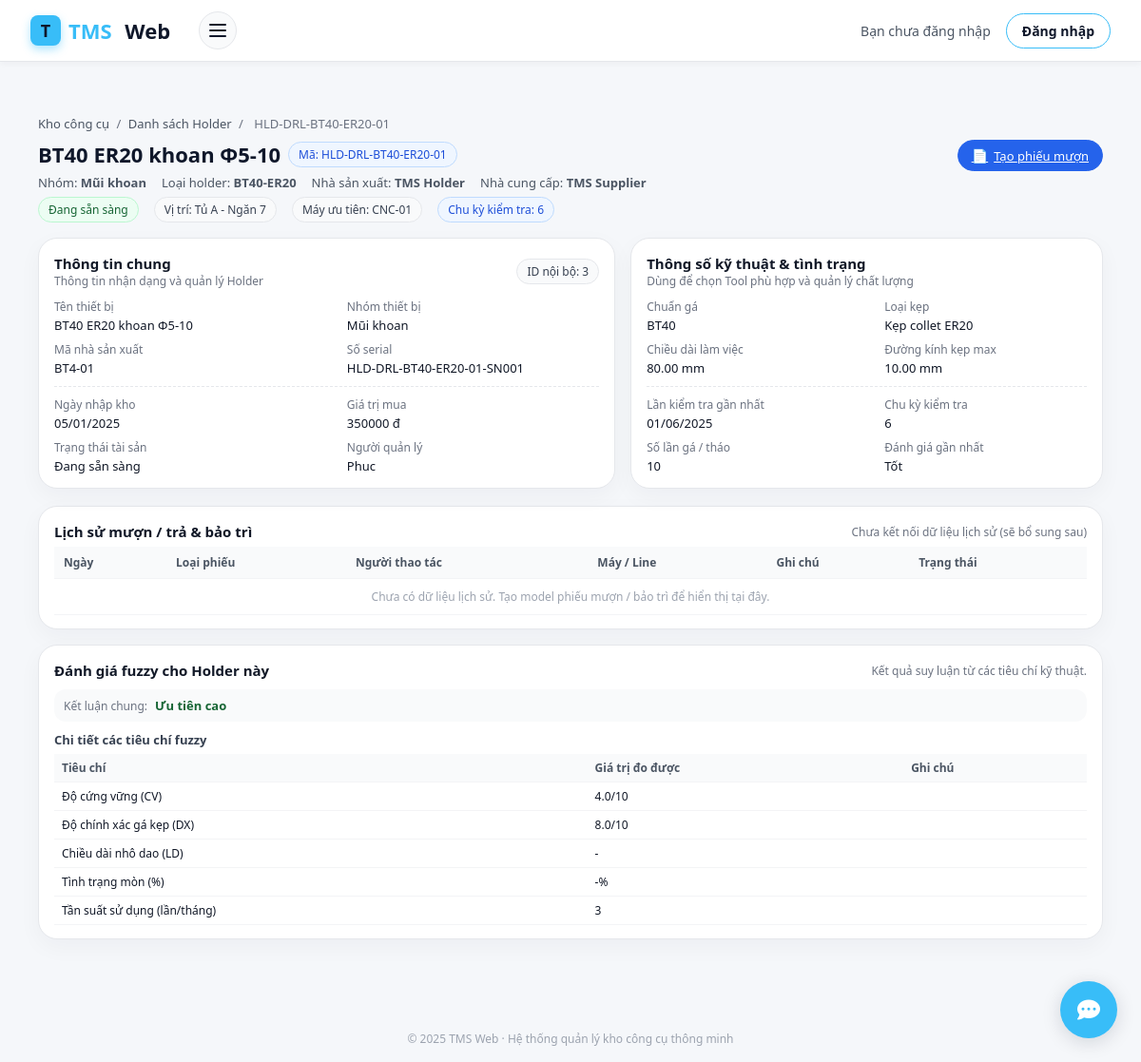
The app's page /holder/holders/3/, older data.
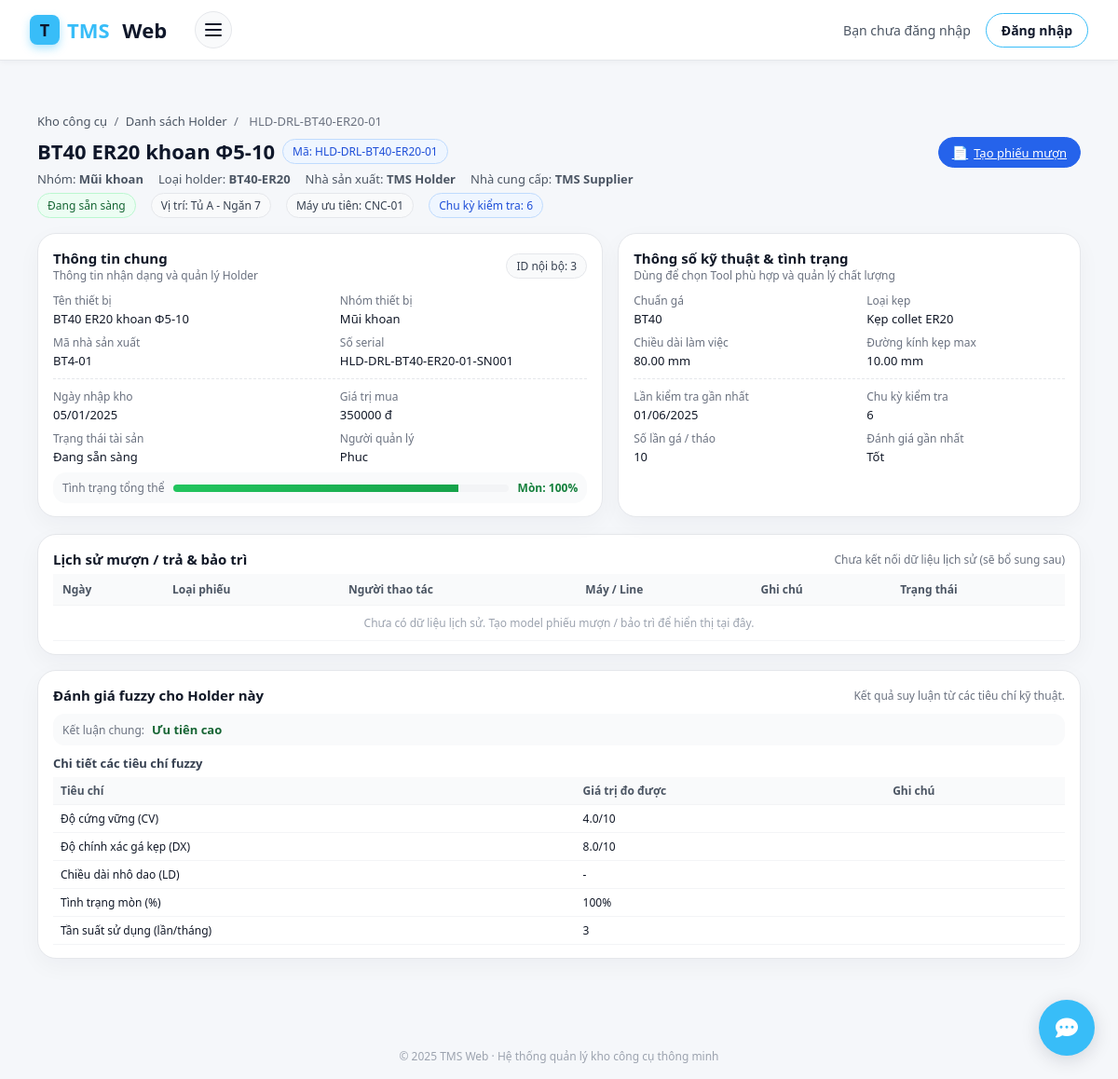
The same page, newer data.
### holder/models.py (models this page shows, shortened)
class Holder(models.Model):
    ten_thiet_bi = models.CharField(max_length=200)
    nhom_thiet_bi = models.CharField(max_length=100)
    ma_noi_bo = models.CharField(max_length=50, unique=True)
    ma_nha_sx = models.CharField(max_length=100)
    loai_holder = models.CharField(max_length=100, blank=True, null=True)
    so_serial = models.CharField(max_length=100, blank=True, null=True)
    nha_san_xuat = models.CharField(max_length=100, blank=True, null=True)
    nha_cung_cap = models.CharField(max_length=150, blank=True, null=True)
    nguoi_quan_ly = models.CharField(max_length=100, blank=True, null=True)
    TRANG_THAI_CHOICES = [
        ("dang_su_dung", "Đang sẵn sàng"),
        ("dang_bao_tri", "Đang bảo trì"),
        ("ngung_su_dung", "Ngừng sử dụng"),
        ("dang_duoc_muon", "Đang được mượn"),
    ]
    trang_thai_tai_san = models.CharField(
        max_length=20,
        choices=TRANG_THAI_CHOICES,
        blank=True,
        null=True,
    )
    chuan_ga = models.CharField(max_length=50, blank=True, null=True)
    loai_kep = models.CharField(max_length=50, blank=True, null=True)
    chieu_dai_lam_viec = models.DecimalField(
        max_digits=6, decimal_places=2, blank=True, null=True
    )
    duong_kinh_kep_max = models.DecimalField(
        max_digits=6, decimal_places=2, blank=True, null=True
    )
    tu = models.CharField(max_length=50, blank=True, null=True)
    ngan = models.CharField(max_length=50, blank=True, null=True)
    may_uu_tien = models.CharField(max_length=200, blank=True, null=True)
    ngay_nhap_kho = models.DateField(blank=True, null=True)
    gia_tri_mua = models.BigIntegerField(blank=True, null=True)
    chu_ky_kiem_tra = models.CharField(max_length=100, blank=True, null=True)
    lan_kiem_tra_gan_nhat = models.DateField(blank=True, null=True)
    so_lan_ga_thao = models.IntegerField(blank=True, null=True)
    danh_gia_gan_nhat = models.TextField(blank=True, null=True)
    cv = models.DecimalField(  # Độ cứng vững
        max_digits=4, decimal_places=1, blank=True, null=True
    )
    dx = models.DecimalField(  # Độ chính xác gá kẹp
        max_digits=4, decimal_places=1, blank=True, null=True
    )
    mon = models.IntegerField(blank=True, null=True)  # % mòn
    tan_suat = models.IntegerField(blank=True, null=True)  # lần/tháng
    ld = models.DecimalField(  # chiều dài nhô dao
        max_digits=6, decimal_places=2, blank=True, null=True
    )
    ket_luan_fuzzy = models.TextField(blank=True, null=True)
    tool_khuyen_dung = models.ManyToManyField(
        'tool.tool',          # hoặc 'Tool' nếu cùng app
        blank=True,
        related_name='holders_khuyen_dung',
        help_text="Các tool tương thích & khuyên dùng với holder này"
    )
    ma_nhom_tuong_thich = models.CharField(
        max_length=50,
        blank=True,
        null=True,
        help_text="Nếu 2 holder có cùng mã này thì coi như tương thích / thay thế cho nhau"
    )
    created_at = models.DateTimeField(auto_now_add=True)

### holder/views.py (the view)
# urls.py: path("", views.holder_profile, name="holder_profile"),  # /holder/
def holder_profile(request, pk):
    holder = get_object_or_404(Holder, pk=pk)
    return render(request, "holder_profile.html", {"holder": holder})

### templates/holder_profile.html (shortened to what the changed rows need)
{% extends "base.html" %}
{% block content %}
<div class="holder-page">
  <div class="hp-breadcrumb">
    <a href="#">Kho công cụ</a>
    <span>/</span>
    <a href="#">Danh sách Holder</a>
    <span>/</span>
    <span>{{ holder.ma_noi_bo }}</span>
  </div>
  <div class="hp-header">
    <div class="hp-title-block">
      <div class="hp-main-title-row">
        <div class="hp-main-title">
          {{ holder.ten_thiet_bi|default:"(Chưa có tên thiết bị)" }}
        </div>
        <div class="hp-main-code">
          Mã: {{ holder.ma_noi_bo|default:"-" }}
        </div>
      </div>
      <div class="hp-sub-row">
        <div>Nhóm: <strong>{{ holder.nhom_thiet_bi|default:"-" }}</strong></div>
        <div>Loại holder: <strong>{{ holder.loai_holder|default:"-" }}</strong></div>
        <div>Nhà sản xuất: <strong>{{ holder.nha_san_xuat|default:"-" }}</strong></div>
        <div>Nhà cung cấp: <strong>{{ holder.nha_cung_cap|default:"-" }}</strong></div>
      </div>
      <div class="hp-sub-row">
        {% if holder.trang_thai_tai_san == "dang_su_dung" %}
          <span class="hp-badge hp-badge-status-ok">
            {{ holder.get_trang_thai_tai_san_display }}
          </span>
        {% elif holder.trang_thai_tai_san == "dang_bao_tri" %}
          <span class="hp-badge hp-badge-status-maint">
            {{ holder.get_trang_thai_tai_san_display }}
          </span>
        {% elif holder.trang_thai_tai_san == "ngung_su_dung" %}
          <span class="hp-badge hp-badge-status-stop">
            {{ holder.get_trang_thai_tai_san_display }}
          </span>
        {% else %}
          <span class="hp-badge">Chưa đặt trạng thái</span>
        {% endif %}
        <span class="hp-badge">
          Vị trí:
          Tủ {{ holder.tu|default:"-" }} - Ngăn {{ holder.ngan|default:"-" }}
        </span>
        <span class="hp-badge">
          Máy ưu tiên: {{ holder.may_uu_tien|default:"-" }}
        </span>
        {% if holder.chu_ky_kiem_tra %}
        <span class="hp-badge hp-badge-status-maint">
          Chu kỳ kiểm tra: {{ holder.chu_ky_kiem_tra }}
        </span>
        {% endif %}
      </div>
    </div>
  </div>
  <div class="hp-layout">
    <div class="hp-card">
      <div class="hp-card-header">
        <div>
          <div class="hp-card-title">Thông tin chung</div>
          <div class="hp-card-sub">Thông tin nhận dạng và quản lý Holder</div>
        </div>
        <span class="hp-badge">ID nội bộ: {{ holder.id }}</span>
      </div>
      <div class="hp-info-grid">
        <div>
          <div class="hp-info-item-label">Tên thiết bị</div>
          <div class="hp-info-item-value">
            {{ holder.ten_thiet_bi|default:"-" }}
          </div>
        </div>
        <div>
          <div class="hp-info-item-label">Nhóm thiết bị</div>
          <div class="hp-info-item-value">
            {{ holder.nhom_thiet_bi|default:"-" }}
          </div>
        </div>
        <div>
          <div class="hp-info-item-label">Mã nhà sản xuất</div>
          <div class="hp-info-item-value">
            {{ holder.ma_nha_sx|default:"-" }}
          </div>
        </div>
        <div>
          <div class="hp-info-item-label">Số serial</div>
          <div class="hp-info-item-value">
            {{ holder.so_serial|default:"-" }}
          </div>
        </div>
      </div>
      <div class="hp-info-grid">
        <div>
          <div class="hp-info-item-label">Ngày nhập kho</div>
          <div class="hp-info-item-value">
            {% if holder.ngay_nhap_kho %}
              {{ holder.ngay_nhap_kho|date:"d/m/Y" }}
            {% else %}
              -
            {% endif %}
          </div>
        </div>
        <div>
          <div class="hp-info-item-label">Giá trị mua</div>
          <div class="hp-info-item-value">
            {% if holder.gia_tri_mua %}
              {{ holder.gia_tri_mua|floatformat:0 }} đ
            {% else %}
              -
            {% endif %}
          </div>
        </div>
        <div>
          <div class="hp-info-item-label">Trạng thái tài sản</div>
          <div class="hp-info-item-value">
            {{ holder.get_trang_thai_tai_san_display|default:"-" }}
          </div>
        </div>
        <div>
          <div class="hp-info-item-label">Người quản lý</div>
          <div class="hp-info-item-value">
            {{ holder.nguoi_quan_ly|default:"-" }}
          </div>
        </div>
      </div>
      {% if holder.mon %}
      <div class="hp-health-box">
        <div class="hp-health-label">Tình trạng tổng thể</div>
        <div class="hp-health-bar-wrap">
          <div class="hp-health-bar">
            <div class="hp-health-bar-inner"></div>
          </div>
        </div>
        <div class="hp-health-score">
          Mòn: {{ holder.mon }}%
        </div>
      </div>
      {% endif %}
    </div>
    <div class="hp-card">
      <div class="hp-info-grid">
        <div>
          <div class="hp-info-item-label">Chuẩn gá</div>
          <div class="hp-info-item-value">
            {{ holder.chuan_ga|default:"-" }}
          </div>
        </div>
        <div>
          <div class="hp-info-item-label">Loại kẹp</div>
          <div class="hp-info-item-value">
            {{ holder.loai_kep|default:"-" }}
          </div>
        </div>
        <div>
          <div class="hp-info-item-label">Chiều dài làm việc</div>
          <div class="hp-info-item-value">
            {% if holder.chieu_dai_lam_viec %}
              {{ holder.chieu_dai_lam_viec }} mm
            {% else %}
              -
            {% endif %}
          </div>
        </div>
        <div>
          <div class="hp-info-item-label">Đường kính kẹp max</div>
          <div class="hp-info-item-value">
            {% if holder.duong_kinh_kep_max %}
              {{ holder.duong_kinh_kep_max }} mm
            {% else %}
              -
            {% endif %}
          </div>
        </div>
      </div>
      <div class="hp-info-grid">
        <div>
          <div class="hp-info-item-label">Lần kiểm tra gần nhất</div>
          <div class="hp-info-item-value">
            {% if holder.lan_kiem_tra_gan_nhat %}
              {{ holder.lan_kiem_tra_gan_nhat|date:"d/m/Y" }}
            {% else %}
              -
            {% endif %}
          </div>
        </div>
        <div>
          <div class="hp-info-item-label">Chu kỳ kiểm tra</div>
          <div class="hp-info-item-value">
            {{ holder.chu_ky_kiem_tra|default:"-" }}
          </div>
        </div>
        <div>
          <div class="hp-info-item-label">Số lần gá / tháo</div>
          <div class="hp-info-item-value">
            {{ holder.so_lan_ga_thao|default:"-" }}
          </div>
        </div>
        <div>
          <div class="hp-info-item-label">Đánh giá gần nhất</div>
          <div class="hp-info-item-value">
            {{ holder.danh_gia_gan_nhat|default:"-" }}
          </div>
        </div>
      </div>
    </div>
  </div>
  <div class="hp-history-card">
    <div class="hp-table-wrapper">
      <table class="hp-table">
        <thead>
          <tr>
            <th>Ngày</th>
            <th>Loại phiếu</th>
            <th>Người thao tác</th>
            <th>Máy / Line</th>
            <th>Ghi chú</th>
            <th>Trạng thái</th>
          </tr>
        </thead>
      </table>
    </div>
  </div>
  <div class="hp-fuzzy-card">
    <div class="hp-fuzzy-summary">
      <span class="hp-fuzzy-summary-label">Kết luận chung:</span>
      <span class="hp-fuzzy-summary-value hp-fuzzy-summary-value-ok">
        {{ holder.ket_luan_fuzzy|default:"Chưa có kết luận fuzzy. Bạn có thể tính toán và lưu vào trường 'ket_luan_fuzzy'." }}
      </span>
    </div>
    <div class="hp-fuzzy-table-wrapper">
      <table class="hp-fuzzy-table">
        <thead>
          <tr>
            <th>Tiêu chí</th>
            <th>Giá trị đo được</th>
            <th>Ghi chú</th>
          </tr>
        </thead>
        <tbody>
          <tr>
            <td>Độ cứng vững (CV)</td>
            <td>{{ holder.cv|default:"-" }}/10</td>
            <td></td>
          </tr>
          <tr>
            <td>Độ chính xác gá kẹp (DX)</td>
            <td>{{ holder.dx|default:"-" }}/10</td>
            <td></td>
          </tr>
          <tr>
            <td>Tình trạng mòn (%)</td>
            <td>{{ holder.mon|default:"-" }}%</td>
            <td></td>
          </tr>
          <tr>
            <td>Tần suất sử dụng (lần/tháng)</td>
            <td>{{ holder.tan_suat|default:"-" }}</td>
            <td></td>
          </tr>
        </tbody>
      </table>
    </div>
  </div>
</div>
{% endblock %}

Row changes from the older to the newer data that the page shows:
changed Holder "BT40 ER20 khoan Φ5-10": mon (not shown) → "100"; mon "-" → "100"
Text that changed along with them:
text now shown: "Tình trạng tổng thể Mòn: %"
